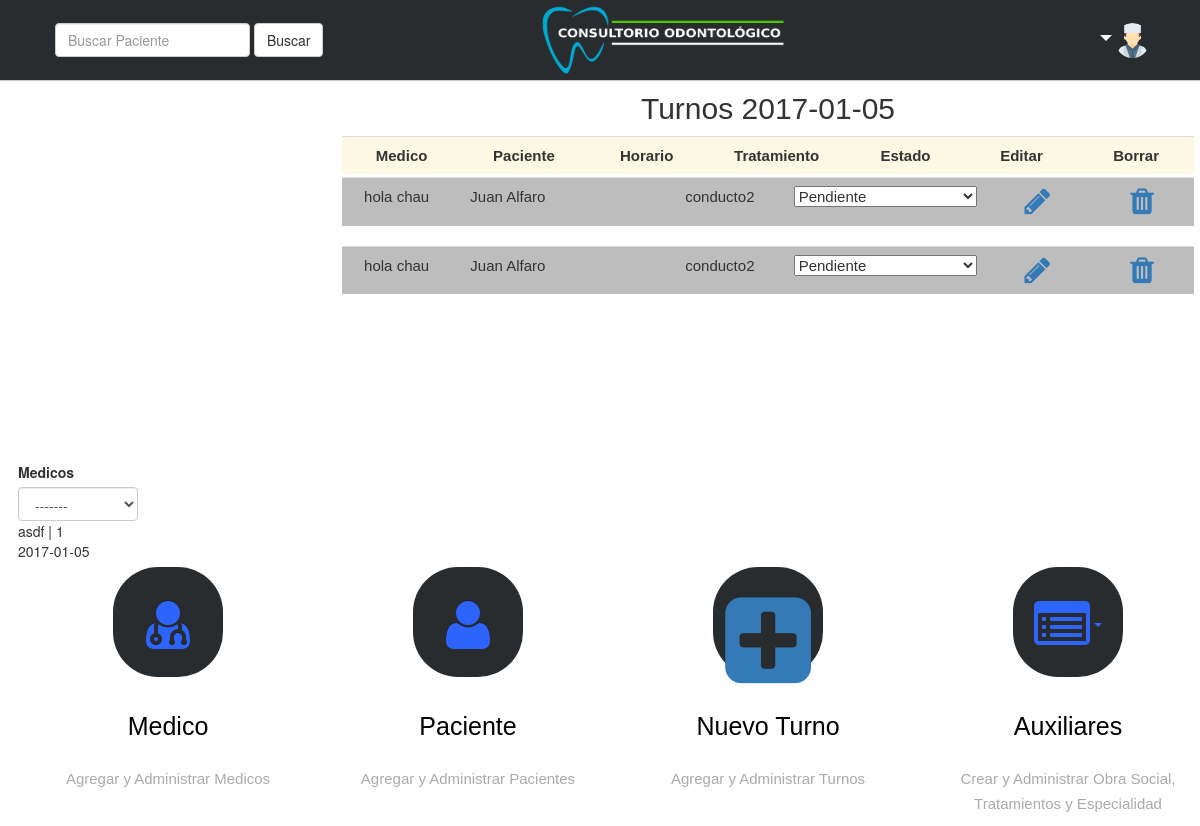
The page /cambioDia/2017-01-05 (signed in) on the database its author committed.
### aplicacionTurnos/models.py (models this page shows, shortened)
class Medico(models.Model):
    created = models.DateTimeField(auto_now_add=True)
    updated = models.DateTimeField(auto_now=True)
    nombre = models.CharField(max_length=30,blank=False)
    apellido = models.CharField(max_length=30,blank=False)
    dni = models.IntegerField(blank=False)
    telefono = models.IntegerField(blank=True)
    correo = models.CharField(max_length=100,blank=True)
    espec = models.ManyToManyField('Especialidad')
    horario = models.ManyToManyField('HorarioTrabajo')
    estaActivo = models.BooleanField(default=True)
    def __str__ (self):
        return str(self.nombre)+' '+str(self.apellido)

class Turno(models.Model):
    pendiente = 'Pend'
    atendido = 'Aten'
    canceladoMedico = 'CM'
    canceladoPaciente = 'CP'
    ausente = 'Ause'
    opcionesEstado = (
        (pendiente,'Pendiente'),
        (atendido,'Atendido'),
        (canceladoMedico,'Cancelado por Medico'),
        (canceladoPaciente,'Cancelado por Paciente'),
        (ausente,'Ausente')
        )
    estado = models.CharField(max_length=4,choices=opcionesEstado,default=pendiente)
    medico = models.ForeignKey('Medico')
    paciente = models.ForeignKey('Paciente')
    dia = models.DateField()
    horario = models.TimeField()
    especialidad = models.ForeignKey('Especialidad')
    tratamiento = models.ForeignKey('Tratamiento')
    estaActivo = models.BooleanField(default=True)

class Paciente(models.Model):
    created = models.DateTimeField(auto_now_add=True)
    updated = models.DateField(auto_now=True)
    nombre = models.CharField(max_length=30,blank=False)
    apellido = models.CharField(max_length=30,blank=False)
    dni = models.IntegerField(blank=False)
    telefono = models.IntegerField()
    fechaNacimiento = models.DateField()
    obraSocial = models.ForeignKey('ObraSocial')
    numeroObraSocial = models.CharField(max_length=20,blank=True)
    estaActivo = models.BooleanField(default=True)
    def __str__(self):
        return self.nombre+' '+self.apellido+' | '+str(self.dni)

class Tratamiento(models.Model):
    created = models.DateTimeField(auto_now_add=True)
    updated = models.DateTimeField(auto_now=True)
    def default_start_time():
        now = datetime.datetime.now()
        start = now.replace(hour=0, minute=0, second=0, microsecond=0)
        return start
    nombre = models.CharField(max_length=100,blank=False)
    duracion = models.TimeField(default=default_start_time())
    precio = models.IntegerField(blank=True, default=0)
    def __str__(self):
        return self.nombre+' | '+str(self.duracion)

### aplicacionTurnos/views.py (the view)
# urls.py: url(r"^cambioDia/(?P<dia>\S+)$", views.cambioDia),
@login_required
def cambioDia(request, dia):
    if request.method == 'POST':
        form = turnoForm(request.POST)
        if form.is_valid():
            turno = form.save(commit=True)
            return redirect('/cambioDia/'+str(turno.horario.dia))
    else:
        form = turnoForm()
    turnos = Turno.objects.filter(dia=dia, estaActivo=True)
    medicos= Medico.objects.filter(estaActivo = True)
    return render(request, 'aplicacionTurnos/home.html', {'today':dia, 'turnos':turnos, 'medicos':medicos, 'form':form})

### aplicacionTurnos/forms.py
class turnoForm(forms.ModelForm):
    class Meta:
        model = Turno
        fields = '__all__'
        widgets = {
            'estaActivo': forms.HiddenInput(),
            'horarios': forms.HiddenInput()
            }

### aplicacionTurnos/templatetags/bootstrap.py (called while the page is built)
@register.inclusion_tag('../templates/aplicacionTurnos/form_input.html')
def form_input(elem, attrs=''):
    return {'elem':elem, 'attrs':attrs}

### aplicacionTurnos/templates/aplicacionTurnos/home.html (shortened to what this page needs)
<!DOCTYPE html>
<html>
<head>
    {% load widget_tweaks %} {% load bootstrap %}
    <link rel="stylesheet" href="/static/css/style.css">
    <link rel="stylesheet" href="/static/css/footer.css" />
    <link rel="stylesheet" href="/static/css/bootstrap.min.css">
    <link rel="stylesheet" href="/static/css/font-awesome.min.css">
    <link rel="stylesheet" href="/static/css/header-user-dropdown.css">
    <link href='../static/css/fullcalendar.css' rel='stylesheet' />
    <link href='../static/css/fullcalendar.print.css' rel='stylesheet' media='print' />
</head>
<body>
  <header class="header-user-dropdown">
      <div class="header-limiter">
        <div class="header-user-menu">
            <img src="/static/imagenes/Doctor.png" alt="User Image" />
        </div>
          <div id="buscadorPaciente">
              <form class="navbar-form navbar-left" role="search" role="search" action="{% url 'aplicacionTurnos.views.busquedaPaciente' %}" method="GET">
                  <input name="q" value="{{ query|escape }}" type="text" class="form-control" placeholder="Buscar Paciente">
                  <input type="submit" value="Buscar" class="btn btn-default">
              </form>
          </div>
          <h1><span><a href="{%url 'aplicacionTurnos.views.home'%}"><img class="logo" src="../../static/imagenes/consultorioLogo.png"/></a></span></h1>
      </div>
  </header>
    <div id='general'>
        <div id='contenedorPrincipal'>
            <div id='contenedorPrimarioIzquierda'>
                <div id='calendario'>
                </div>
                <div id='medicos'>
                    <div class="form-group" style="width:120px">
                        <label for="sel1">Medicos</label>
                        <select class="form-control" id="medicosSelect" onchange="location = this.options[this.selectedIndex].value;" selected=''>
                  <option>-------</option>
                </select>
                        <div>
                            {% for medico in medicos %} {{medico.nombre}} | {{medico.pk}} {% endfor %}
                        </div>
                        <div id="demo">{{today}}</div>
                    </div>
                </div>
            </div>
            <div id='dia'>
                <div id='tablaArriba'>
                    <table width="300px" class="table table-hover">
                        <font size=5>
                            <p align=center>Turnos {{today}}</p>
                        </font>
                        <tr>
                            <td width="200px" class="warning"><b>Medico</b></td>
                            <td width="200px" class="warning"><b>Paciente</b></td>
                            <td width="200px" class="warning"><b>Horario</b></td>
                            <td width="200px" class="warning"><b>Tratamiento</b></td>
                            <td width="200px" class="warning"><b>Estado</b></td>
                            <td width="200px" class="warning"><b>Editar</b></td>
                            <td width="200px" class="warning"><b>Borrar</b></td>
                        </tr>
                    </table>
                </div>
                <div id='tablaAbajo'>
                    {% for turno in turnos %}
                    <table class="table">
                        <tr class="{{turno.estado}}">
                            <td width="200px">{{turno.medico.nombre}} {{turno.medico.apellido}}</td>
                            <td width="200px">{{turno.paciente.nombre}} {{turno.paciente.apellido}}</td>
                            <td width="200px">{{turno.horario.horaInicio}}</td>
                            <td width="200px">{{turno.tratamiento.nombre}}</td>
                            <td width="200px">{{form.estado}}</td>
                            <td width="200px">
                                <a href="#" onClick="MyWindow=window.open('{% url 'aplicacionTurnos.views.editarTurno' pk=turno.pk %}','MyWindow','toolbar=no,location=no,directories=no,status=no,menubar=no,scrollbars=yes,resizable=yes,width=300,height=300,left=250,top=50'); return false;"><i class="fa fa-pencil fa-2x" aria-hidden="true"></i></a>
                            </td>
                            <td width="200px"><a href="javascript:borrarConfirmacion({{turno.pk}},'{{turno.paciente}}')"><i class="fa fa-trash fa-2x" aria-hidden="true"></i></a></td>
                        </tr>
                    </table>
                    {% endfor %}
                </div>
            </div>
        </div>
        <div id="contenedorSecundario">
            <div class="col-sm-3 what-we-do-box">
                <div class="what-we-do-box-icon">
                    <a class="btn btn-ttc" href="{%url 'aplicacionTurnos.views.nuevoMedico'%}">
                        <i class="fa fa-user-md fa-4x"></i></a>
                </div>
                <h3>Medico</h3>
                <p>Agregar y Administrar Medicos</p>
            </div>
            <div class="col-sm-3 what-we-do-box">
                <div class="what-we-do-box-icon">
                    <a class="btn btn-ttc" href="{% url 'aplicacionTurnos.views.nuevoPaciente' %}">
                        <i class="fa fa-user fa-4x"></i></a>
                </div>
                <h3>Paciente</h3>
                <p>Agregar y Administrar Pacientes</p>
            </div>
            <div class="col-sm-3 what-we-do-box">
                <div class="what-we-do-box-icon">
                    <a href="#" onClick="MyWindow=window.open('{% url 'aplicacionTurnos.views.docAndDay'  %}','MyWindow','toolbar=no,location=no,directories=no,status=no,menubar=no,scrollbars=yes,resizable=yes,width=300,height=300,left=250,top=50'); return false;"><i class="fa fa-plus-square fa-2x"></i></a>
                </div>
                <h3>Nuevo Turno</h3>
                <p>Agregar y Administrar Turnos</p>
            </div>
            <div class="col-sm-3 what-we-do-box">
                <div class="what-we-do-box-icon">
                    <div class="btn-group btn-ttc ">
                        <button type="button" class="btn dropup-toggle boton-trans" data-toggle="dropdown">
                   <i class="fa fa-list-alt fa-4x"></i></a>
                   <span class="caret"></span>
                 </button>
                    </div>
                </div>
                <h3>Auxiliares</h3>
                <p>Crear y Administrar Obra Social, Tratamientos y Especialidad</p>
            </div>
        </div>
    </div>
</body>
</html>

### aplicacionTurnos/templates/aplicacionTurnos/form_input.html (shortened to what this page needs)
{% load widget_tweaks %}

### aplicacionTurnos/static/css/style.css (style rules this page uses)
#contenedorPrimarioIzquierda { width: 25%; height: 100%; margin: 0px 0px 0px 0px; float: left; }
#dia { width: 71%; height: 100%; margin-left: 2%; margin-right: auto; display: inline-block; overflow: auto; }
#tablaArriba { width: 100%; height: 20%; }
#tablaAbajo { width: 100%; height: 80%; overflow: auto; }
#calendario { margin-left: auto; margin-right: auto; margin-top: auto; margin-bottom: 50px; width: 95%; height: 75%; }
#medicos { position: absolute; margin-left: auto; margin-right: auto; margin-top: auto; margin-bottom: 20px; width: 35%; height: 8%; }
#buscadorPaciente { margin-top: -5px; margin-bottom: auto; width: 95%; height: 8%; }
#contenedorPrincipal { width: 100%; height: 60%; margin-top: 1%; }
#contenedorSecundario { width: 100%; height: 40%; padding-top: 4%; }
#general { width: 100vw; height: 89vh; margin-left: 18px; margin-right: 18px; }
body { background-color: #e6e6e6; }
p { font: normal 30px Montserrat, Arial, Helvetica, sans-serif; }
table { font: normal 15px Montserrat, Arial, Helvetica, sans-serif; }
td { text-align: center; border-spacing: 0px; }
tr { border-spacing: 0 }
.boton-trans { background: transparent; }
.what-we-do-box h3 { font: normal 25px Montserrat, Arial, Helvetica, sans-serif; padding: 15px 0; text-align: center; color: black; }
.what-we-do-box p { font-size: 15px; color: #aaa; line-height: 25px; text-align: center; }
.what-we-do-box .what-we-do-box-icon { width: 110px; height: 110px; margin: 0 auto; padding-top: 23px; background: #292c2f; -moz-border-radius: 50px; -webkit-border-radius: 50px; border-radius: 45px; font-size: 50px; color: #fff; line-height: 20px; text-align: center; }
.what-we-do-box .what-we-do-box-icon i, .what-we-do-box .what-we-do-box-icon span { vertical-align: middle; }
.maru .what-we-do-box-icon i, .what-we-do-box .what-we-do-box-icon span { vertical-align: middle; }
.btn-ttc, .btn-ttc:hover, .btn-ttc:active { color: #2E64FE; text-shadow: 0 -1px 0 rgba(0, 0, 0, 0.25); background-color: transparent; ; }
.Pend { background-color: #BDBDBD; }
img.logo { width: 250px; height: 70px; margin-top: -10px; margin-left: 200px; }

### aplicacionTurnos/static/css/header-user-dropdown.css (style rules this page uses)
.header-user-dropdown { background-color:#292c2f; box-shadow:0 1px 1px #ccc; padding: 20px 40px; height: 80px; color: #ffffff; box-sizing: border-box; }
.header-user-dropdown .header-limiter { max-width: 1200px; text-align: center; margin: 0 auto; }
.header-user-dropdown .header-limiter h1 { float: left; font: normal 50px Cookie, Arial, Helvetica, sans-serif; line-height: 40px; margin:0; }
.header-user-dropdown .header-limiter h1 span { color: #2E64FE; }
.header-user-dropdown .header-limiter a { color: #ffffff; text-decoration: none; }
.header-user-dropdown .header-limiter .header-user-menu { position: relative; float:right; background-color:#292c2f; width:70px; height:45px; border-radius:2px; top: 2px; }
.header-user-dropdown .header-limiter .header-user-menu:before { content:''; width:0; height:0; top: 18px; left: 10px; position:absolute; border:6px solid transparent; border-top-color:#fff; }
.header-user-dropdown .header-user-menu img { border-radius:50%; position:absolute; top:6px; max-width: 35px; right:10px; }

### aplicacionTurnos/static/css/fullcalendar.print.css (style rules this page uses)
th, td, hr, thead, tbody, .fc-row { border-color: #ccc !important; background: #fff !important; }

### rows shown on the page
Medico: nombre "asdf", pk "1"
Turno: medico.nombre "hola", medico.apellido "chau", paciente.nombre "Juan", paciente.apellido "Alfaro", tratamiento.nombre "conducto2"
Turno: medico.nombre "hola", medico.apellido "chau", paciente.nombre "Juan", paciente.apellido "Alfaro", tratamiento.nombre "conducto2"

### other values the page prints
{{ today }} "2017-01-05"
